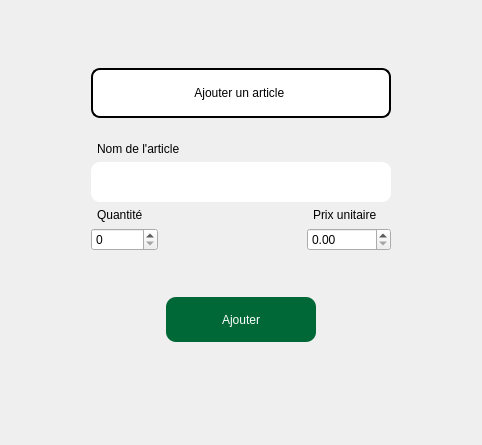
            <widget class="QWidget" name="page_4">
             <layout class="QGridLayout" name="gridLayout_3">
              <item row="0" column="0">
               <spacer name="verticalSpacer_6">
                <property name="orientation">
                 <enum>Qt::Vertical</enum>
                </property>
                <property name="sizeHint" stdset="0">
                 <size>
                  <width>20</width>
                  <height>57</height>
                 </size>
                </property>
               </spacer>
              </item>
              <item row="1" column="0" colspan="2">
               <layout class="QHBoxLayout" name="horizontalLayout_22">
                <item>
                 <spacer name="horizontalSpacer_16">
                  <property name="orientation">
                   <enum>Qt::Horizontal</enum>
                  </property>
                  <property name="sizeHint" stdset="0">
                   <size>
                    <width>40</width>
                    <height>20</height>
                   </size>
                  </property>
                 </spacer>
                </item>
                <item>
                 <layout class="QVBoxLayout" name="verticalLayout_9">
                  <item>
                   <layout class="QHBoxLayout" name="horizontalLayout_10">
                    <item>
                     <spacer name="horizontalSpacer_14">
                      <property name="orientation">
                       <enum>Qt::Horizontal</enum>
                      </property>
                      <property name="sizeHint" stdset="0">
                       <size>
                        <width>40</width>
                        <height>20</height>
                       </size>
                      </property>
                     </spacer>
                    </item>
                    <item>
                     <widget class="QLabel" name="label_7">
                      <property name="minimumSize">
                       <size>
                        <width>300</width>
                        <height>50</height>
                       </size>
                      </property>
                      <property name="styleSheet">
                       <string notr="true">font: 15pt &quot;Ubuntu Mono&quot;;
background-color : white;
border-radius : 9px;
border : 2px solid black;</string>
                      </property>
                      <property name="text">
                       <string>Ajouter un article </string>
                      </property>
                      <property name="alignment">
                       <set>Qt::AlignCenter</set>
                      </property>
                     </widget>
                    </item>
                    <item>
                     <spacer name="horizontalSpacer_15">
                      <property name="orientation">
                       <enum>Qt::Horizontal</enum>
                      </property>
                      <property name="sizeHint" stdset="0">
                       <size>
                        <width>40</width>
                        <height>20</height>
                       </size>
                      </property>
                     </spacer>
                    </item>
                   </layout>
                  </item>
                  <item>
                   <spacer name="verticalSpacer_5">
                    <property name="orientation">
                     <enum>Qt::Vertical</enum>
                    </property>
                    <property name="sizeHint" stdset="0">
                     <size>
                      <width>20</width>
                      <height>18</height>
                     </size>
                    </property>
                   </spacer>
                  </item>
                  <item>
                   <layout class="QHBoxLayout" name="horizontalLayout_11">
                    <item>
                     <spacer name="horizontalSpacer_12">
                      <property name="orientation">
                       <enum>Qt::Horizontal</enum>
                      </property>
                      <property name="sizeHint" stdset="0">
                       <size>
                        <width>40</width>
                        <height>20</height>
                       </size>
                      </property>
                     </spacer>
                    </item>
                    <item>
                     <layout class="QVBoxLayout" name="verticalLayout_8">
                      <item>
                       <layout class="QVBoxLayout" name="verticalLayout_7">
                        <item>
                         <widget class="QLabel" name="label_5">
                          <property name="styleSheet">
                           <string notr="true">font: 12pt &quot;Ubuntu Mono&quot;;
padding-left : 3px;</string>
                          </property>
                          <property name="text">
                           <string>Nom de l'article</string>
                          </property>
                         </widget>
                        </item>
                        <item>
                         <widget class="QLineEdit" name="lineEdit_nom_article_ajouter">
                          <property name="minimumSize">
                           <size>
                            <width>300</width>
                            <height>40</height>
                           </size>
                          </property>
                          <property name="maximumSize">
                           <size>
                            <width>300</width>
                            <height>40</height>
                           </size>
                          </property>
                          <property name="styleSheet">
                           <string notr="true">border-radius : 9px;
font: 57 12pt &quot;Ubuntu Light&quot;;
background-color : white;
padding-left : 3px;</string>
                          </property>
                         </widget>
                        </item>
                       </layout>
                      </item>
                      <item>
                       <layout class="QHBoxLayout" name="horizontalLayout_9">
                        <item>
                         <layout class="QVBoxLayout" name="verticalLayout_5">
                          <item>
                           <widget class="QLabel" name="label_6">
                            <property name="styleSheet">
                             <string notr="true">font: 12pt &quot;Ubuntu Mono&quot;;
padding-left : 3px;</string>
                            </property>
                            <property name="text">
                             <string>Quantité</string>
                            </property>
                           </widget>
                          </item>
                          <item>
                           <widget class="QSpinBox" name="spinBox_quantite_article_ajouter">
                            <property name="maximumSize">
                             <size>
                              <width>100</width>
                              <height>30</height>
                             </size>
                            </property>
                            <property name="maximum">
                             <number>999999999</number>
                            </property>
                           </widget>
                          </item>
                         </layout>
                        </item>
                        <item>
                         <spacer name="horizontalSpacer_30">
                          <property name="orientation">
                           <enum>Qt::Horizontal</enum>
                          </property>
                          <property name="sizeHint" stdset="0">
                           <size>
                            <width>40</width>
                            <height>20</height>
                           </size>
                          </property>
                         </spacer>
                        </item>
                        <item>
                         <layout class="QVBoxLayout" name="verticalLayout_6">
                          <item>
                           <widget class="QLabel" name="label_10">
                            <property name="styleSheet">
                             <string notr="true">font: 12pt &quot;Ubuntu Mono&quot;;
padding-left : 3px;</string>
                            </property>
                            <property name="text">
                             <string>Prix unitaire</string>
                            </property>
                           </widget>
                          </item>
                          <item>
                           <widget class="QDoubleSpinBox" name="doubleSpinBox_prix_unitaire">
                            <property name="maximumSize">
                             <size>
                              <width>100</width>
                              <height>30</height>
                             </size>
                            </property>
                            <property name="maximum">
                             <double>999999999.000000000000000</double>
                            </property>
                           </widget>
                          </item>
                         </layout>
                        </item>
                       </layout>
                      </item>
                      <item>
                       <spacer name="verticalSpacer_4">
                        <property name="orientation">
                         <enum>Qt::Vertical</enum>
                        </property>
                        <property name="sizeHint" stdset="0">
                         <size>
                          <width>20</width>
                          <height>40</height>
                         </size>
                        </property>
                       </spacer>
                      </item>
                      <item>
                       <layout class="QHBoxLayout" name="horizontalLayout_8">
                        <item>
                         <spacer name="horizontalSpacer_10">
                          <property name="orientation">
                           <enum>Qt::Horizontal</enum>
                          </property>
                          <property name="sizeHint" stdset="0">
                           <size>
                            <width>40</width>
                            <height>20</height>
                           </size>
                          </property>
                         </spacer>
                        </item>
                        <item>
                         <widget class="QPushButton" name="bouton_valider_ajouter_article">
                          <property name="minimumSize">
                           <size>
                            <width>150</width>
                            <height>45</height>
                           </size>
                          </property>
                          <property name="cursor">
                           <cursorShape>PointingHandCursor</cursorShape>
                          </property>
                          <property name="styleSheet">
                           <string notr="true">font: 75 13pt &quot;Ubuntu Mono&quot;;
border-radius : 10px;
background-color :#006837;
color:white</string>
                          </property>
                          <property name="text">
                           <string>Ajouter</string>
                          </property>
                         </widget>
                        </item>
                        <item>
                         <spacer name="horizontalSpacer_11">
                          <property name="orientation">
                           <enum>Qt::Horizontal</enum>
                          </property>
                          <property name="sizeHint" stdset="0">
                           <size>
                            <width>40</width>
                            <height>20</height>
                           </size>
                          </property>
                         </spacer>
                        </item>
                       </layout>
                      </item>
                     </layout>
                    </item>
                    <item>
                     <spacer name="horizontalSpacer_13">
                      <property name="orientation">
                       <enum>Qt::Horizontal</enum>
                      </property>
                      <property name="sizeHint" stdset="0">
                       <size>
                        <width>40</width>
                        <height>20</height>
                       </size>
                      </property>
                     </spacer>
                    </item>
                   </layout>
                  </item>
                 </layout>
                </item>
                <item>
                 <spacer name="horizontalSpacer_17">
                  <property name="orientation">
                   <enum>Qt::Horizontal</enum>
                  </property>
                  <property name="sizeHint" stdset="0">
                   <size>
                    <width>40</width>
                    <height>20</height>
                   </size>
                  </property>
                 </spacer>
                </item>
               </layout>
              </item>
              <item row="2" column="1">
               <widget class="QLabel" name="label_info_ajouter_article">
                <property name="minimumSize">
                 <size>
                  <width>200</width>
                  <height>30</height>
                 </size>
                </property>
                <property name="text">
                 <string/>
                </property>
                <property name="alignment">
                 <set>Qt::AlignCenter</set>
                </property>
               </widget>
              </item>
              <item row="3" column="0">
               <spacer name="verticalSpacer_7">
                <property name="orientation">
                 <enum>Qt::Vertical</enum>
                </property>
                <property name="sizeHint" stdset="0">
                 <size>
                  <width>20</width>
                  <height>56</height>
                 </size>
                </property>
               </spacer>
              </item>
             </layout>
            </widget>
